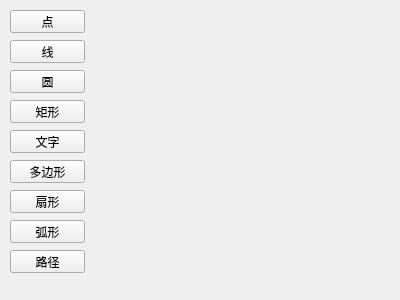
<?xml version="1.0" encoding="UTF-8"?>
<ui version="4.0">
 <class>Form</class>
 <widget class="QWidget" name="Form">
  <property name="geometry">
   <rect>
    <x>0</x>
    <y>0</y>
    <width>400</width>
    <height>300</height>
   </rect>
  </property>
  <property name="windowTitle">
   <string>Form</string>
  </property>
  <widget class="QPushButton" name="pushButton">
   <property name="geometry">
    <rect>
     <x>10</x>
     <y>10</y>
     <width>75</width>
     <height>23</height>
    </rect>
   </property>
   <property name="text">
    <string>点</string>
   </property>
  </widget>
  <widget class="QPushButton" name="pushButton_2">
   <property name="geometry">
    <rect>
     <x>10</x>
     <y>40</y>
     <width>75</width>
     <height>23</height>
    </rect>
   </property>
   <property name="text">
    <string>线</string>
   </property>
  </widget>
  <widget class="QPushButton" name="pushButton_3">
   <property name="geometry">
    <rect>
     <x>10</x>
     <y>70</y>
     <width>75</width>
     <height>23</height>
    </rect>
   </property>
   <property name="text">
    <string>圆</string>
   </property>
  </widget>
  <widget class="QPushButton" name="pushButton_4">
   <property name="geometry">
    <rect>
     <x>10</x>
     <y>100</y>
     <width>75</width>
     <height>23</height>
    </rect>
   </property>
   <property name="text">
    <string>矩形</string>
   </property>
  </widget>
  <widget class="QPushButton" name="pushButton_5">
   <property name="geometry">
    <rect>
     <x>10</x>
     <y>130</y>
     <width>75</width>
     <height>23</height>
    </rect>
   </property>
   <property name="text">
    <string>文字</string>
   </property>
  </widget>
  <widget class="QPushButton" name="pushButton_6">
   <property name="geometry">
    <rect>
     <x>10</x>
     <y>160</y>
     <width>75</width>
     <height>23</height>
    </rect>
   </property>
   <property name="text">
    <string>多边形</string>
   </property>
  </widget>
  <widget class="QPushButton" name="pushButton_7">
   <property name="geometry">
    <rect>
     <x>10</x>
     <y>190</y>
     <width>75</width>
     <height>23</height>
    </rect>
   </property>
   <property name="text">
    <string>扇形</string>
   </property>
  </widget>
  <widget class="QPushButton" name="pushButton_8">
   <property name="geometry">
    <rect>
     <x>10</x>
     <y>220</y>
     <width>75</width>
     <height>23</height>
    </rect>
   </property>
   <property name="text">
    <string>弧形</string>
   </property>
  </widget>
  <widget class="QPushButton" name="pushButton_9">
   <property name="geometry">
    <rect>
     <x>10</x>
     <y>250</y>
     <width>75</width>
     <height>23</height>
    </rect>
   </property>
   <property name="text">
    <string>路径</string>
   </property>
  </widget>
 </widget>
 <resources/>
 <connections/>
</ui>
